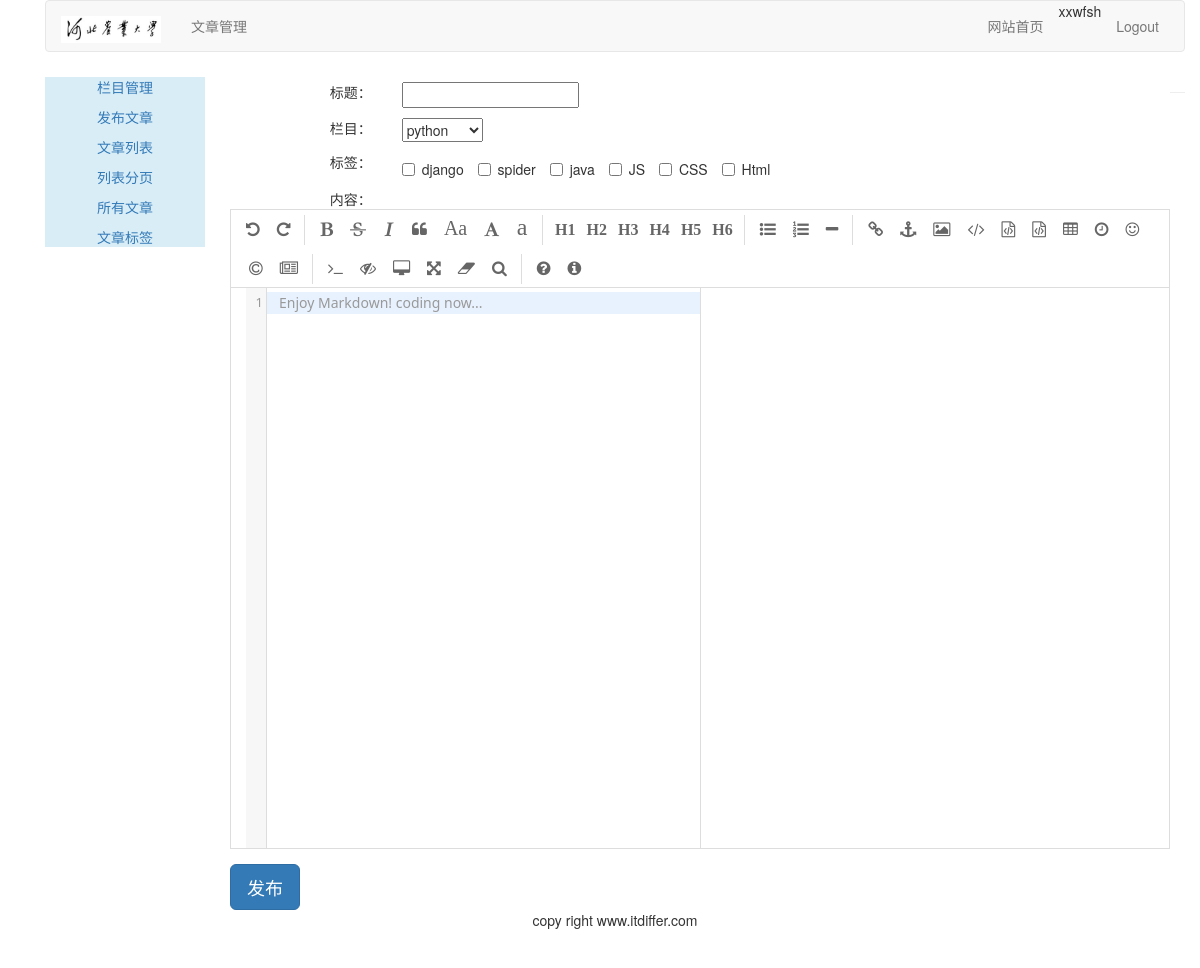
Page /article/article-post/ (signed in) on the committed database.
### article/models.py (models this page shows, shortened)
class ArticleTag(models.Model):
    author = models.ForeignKey(User,on_delete=models.CASCADE,related_name="tag")
    tag = models.CharField(max_length=300)

### article/views.py (the view, shortened to what this page needs)
# urls.py: path('article-post/',views.article_post, name="article_post"),
@login_required(login_url='/account/login')
@csrf_exempt
def article_post(request):
    if request.method == 'GET':
        article_post_form = ArticlePostForm()
        article_columns = request.user.article_column.all()
        article_tags = request.user.tag.all()
        return render(request, "article/column/article_post.html",{"article_post_form":article_post_form,
                                                                   "article_columns":article_columns,
                                                                   "article_tags":article_tags,
                                                                   }
                      )

### article/forms.py
class ArticlePostForm(forms.ModelForm):
    class Meta:
        model = ArticlePost
        fields = ("title","body")

### templates/article/column/article_post.html (shortened to what this page needs)
{% extends "article/base.html" %}
{% load static %}
{% block content %}
    <link rel="stylesheet" href="{% static 'editor/css/style.css' %}">
    <link rel="stylesheet" href="{% static 'editor/css/editormd.css' %}">
    <div style="margin-left:10px">
        <form class="form-horizontal" action="." method="post">{% csrf_token %}
            <div class="row" style="margin-top: 10px;">
                <div class="col-md-2 text-right"><span>标题：</span></div>
                <div class="col-md-10 text-left">{{article_post_form.title}}</div>
            </div>
            <div class="row" style="margin-top: 10px;">
                <div class="col-md-2 text-right"><span>栏目：</span></div>
                <div class="col-md-10 text-left">
                    <select id="which_column">
                        {% for column in article_columns %}
                        <option value="{{column.id}}">{{column.column}}</option>
                        {% endfor %}
                    </select>
                </div>
            </div>
            <div class="row" style="margin-top:10px;">
                <div class="col-md-2 text-right"><span>标签：</span></div>
                <div class="col-md-10 text-left">
                    {% for tag in article_tags %}
                        <label class="checkbox-inline">
                        <input class="tagcheckbox" type="checkbox" id="{{ tag.id }}" name="article_tag" value="{{ tag.tag }}">
                        {{ tag.tag }}
                        </label>
                    {% empty %}
                        <p>You havenot any tag,Please <a href="{% url 'article:article_tag' %}"> add your tags</a></p>
                    {% endfor %}
                </div>
            </div>
            <div class="row" style="margin-top: 10px;">
                <div class="col-md-2 text-right"><span>内容：</span></div>
                <div id="editormd" class="col-md-10 text-left">
                </div>
            </div>
            <div class="row">
                <input type="button" class="btn btn-primary btn-lg" value="发布" onclick="publish_article()">
            </div>
        </form>
    </div>
{% endblock %}

### templates/article/header.html
{% load static %}
<div class="container">
    <nav class="navbar navbar-default" role="navigation">
        <div class="navbar-header">
            <a class="navbar-brand" href="http://www.itdiffer.com">
                <img width="100px" src="{% static 'images/logo2.jpg' %}">
            </a>
        </div>
        <div>
            <ul class="nav navbar-nav" role="tablist">
                <li><a href="{% url 'article:article_column' %}">文章管理</a></li>
            </ul>
            <ul class="nav navbar-nav navbar-right" style="margin-right:10px">
                <li><a href="{% url 'blog:blog_title' %}">网站首页</a></li>
                <li><span>{{ user.username }}</li>
                <li><a href="{% url 'account:user_logout' %}">Logout</a></li>
            </ul>
        </div>
    </nav>
</div>

### static/editor/css/editormd.css (style rules this page uses)
.editormd { width: 90%; height: 640px; margin: 0 auto; text-align: left; overflow: hidden; position: relative; margin-bottom: 15px; border: 1px solid #ddd; font-family: "Meiryo UI", "Microsoft YaHei", "Malgun Gothic", "Segoe UI", "Trebuchet MS", Helvetica, "Monaco", monospace, Tahoma, STXihei, "华文细黑", STHeiti, "Helvetica Neue", "Droid Sans", "wenquanyi micro hei", FreeSans, Arimo, Arial, SimSun, "宋体", Heiti, "黑体", sans-serif; }

### rows in the picture
ArticleTag: tag "django"
ArticleTag: tag "spider"
ArticleTag: tag "java"
ArticleTag: tag "JS"
ArticleTag: tag "CSS"
ArticleTag: tag "Html"

### other values in the picture
{{ user.username }} "xxwfsh"
form field value "python"
